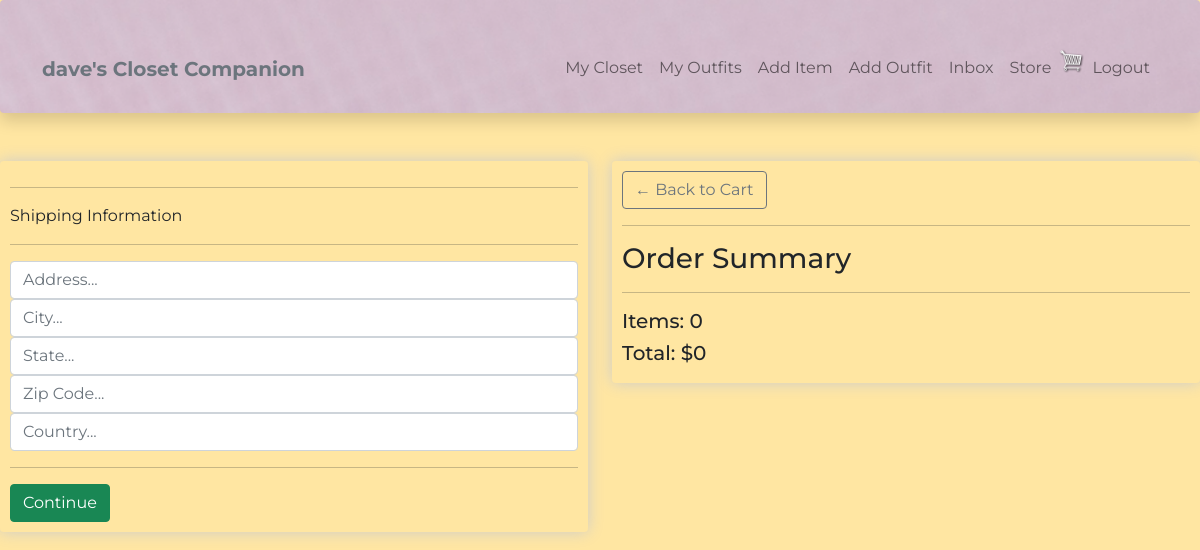
The app's page /store/checkout/ (signed in), older data.
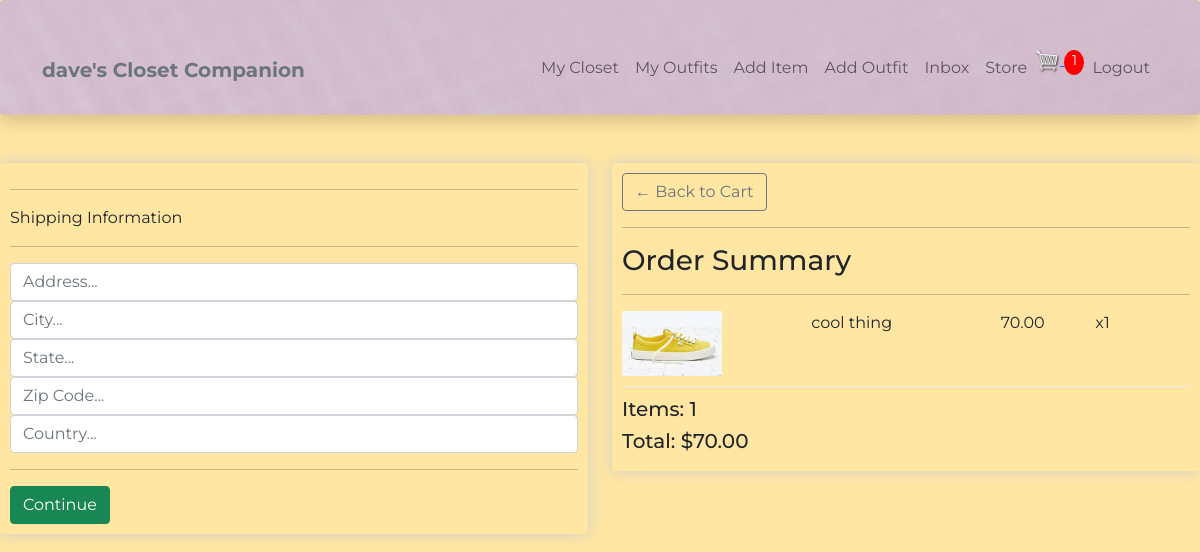
The same page, newer data.
### store/models.py (models this page shows, shortened)
class Order(models.Model):
    customer = models.ForeignKey(Profile, on_delete=models.CASCADE, null=True, blank=True)
    date_ordered = models.DateTimeField(auto_now_add=True)
    complete = models.BooleanField(default=False)
    transaction_id = models.CharField(max_length=100, null=True)
    @property
    def get_cart_total(self):
        orderitems = self.orderitem_set.all()
        total = sum([item.get_total for item in orderitems])
        return total
    @property
    def get_cart_items(self):
        orderitems = self.orderitem_set.all()
        total = sum([item.quantity for item in orderitems])
        return total

class OrderItem(models.Model):
    item = models.ForeignKey(Item, on_delete = models.SET_NULL, null=True)
    order = models.ForeignKey(Order, on_delete=models.SET_NULL, null=True)
    quantity = models.IntegerField(default=0, null=True, blank=True)
    date_added = models.DateTimeField(auto_now_add=True)
    @property
    def get_total(self):
        total = self.item.price * self.quantity
        return total

### wardrobe/models.py (models this page shows, shortened)
class Item(models.Model):
    top = 'top'
    bottom = 'bottom'
    dress = 'dress'
    shoe = 'shoe'
    outerwear = 'outerwear'
    handbag = 'handbag'
    other = 'other'
    item_type = [
        (top, 'top'),
        (bottom, 'bottom'),
        (dress, 'dress'),
        (shoe, 'shoe'),
        (outerwear, 'outerwear'),
        (handbag, 'handbag'),
        (other, 'other'),
    ]
    owner = models.ForeignKey(Profile, null=True, blank=True, on_delete=models.CASCADE)
    name = models.CharField(max_length=100)
    description = models.TextField(max_length=300, blank=True, null=True)
    type = models.CharField(max_length=100, choices = item_type, default=shoe)
    image = ResizedImageField(size=[200, 200], upload_to="images")
    sell = models.BooleanField(default=False)
    price = models.DecimalField(max_digits=7, decimal_places=2, blank=True, null=True)
    tags = models.ManyToManyField('Tag', blank=True)
    created = models.DateTimeField(auto_now_add=True)
    id = models.UUIDField(default=uuid.uuid4, unique=True, primary_key=True, editable=False)
    @property
    def imageURL(self):
        try:
            url = self.image.url
        except:
            url = ''
        return url

### store/views.py (the view)
# urls.py: path('checkout/', views.checkout, name="checkout"),
@login_required(login_url="login")
def checkout(request):
    data = cartData(request)
    cartItems = data['cartItems']
    order = data['order']
    orderItems = data['orderItems']
    context = {'orderItems': orderItems, 'order': order, 'cartItems': cartItems}
    return render(request, 'store/checkout.html', context)

### store/utils.py (called while the page is built)
def cartData(request):
	if request.user.is_authenticated:
		customer = request.user.profile
		order, created = Order.objects.get_or_create(customer=customer, complete=False)
		orderItems = order.orderitem_set.all()
		cartItems = order.get_cart_items
	else:
		return redirect('login')
	return {'cartItems': cartItems ,'order': order, 'orderItems': orderItems}

### store/templates/store/checkout.html (shortened to what this page needs)
{% extends 'main.html'%}
{% load static %}
{% block content %}
<div class="row">
    <div class="col-lg-6">
        <div class="box-element" id="form-wrapper">
            <form id="form">
                <div id="shipping-info">
                    <hr>
                    <p>Shipping Information</p>
                    <hr>
                    <div class="form-field">
                        <input type="text" class="form-control" name="address" placeholder="Address...">
                    </div>
                    <div class="form-field">
                        <input type="text" class="form-control" name="city" placeholder="City...">
                    </div>
                    <div class="form-field">
                        <input type="text" class="form-control" name="state" placeholder="State...">
                    </div>
                    <div class="form-field">
                        <input type="text" class="form-control" name="zipcode" placeholder="Zip Code...">
                    </div>
                    <div class="form-field">
                        <input type="text" class="form-control" name="country" placeholder="Country...">
                    </div>
                </div>
                <hr>
                <input id="form-button" value="Continue" type="submit" class="btn btn-success btn-block">
            </form>
        </div>
        <br>
    </div>
    <div class="col-lg-6">
        <div class="box-element">
            <a href="{% url 'cart' %}" class="btn btn-outline-secondary">&#x2190; Back to Cart</a>
            <hr>
            <h3>Order Summary</h3>
            <hr>
            {% for orderItem in orderItems %}
            <div class="cart-row">
                <div style="flex:2"><img class="row-image" src="{{orderItem.item.imageURL}}"></div>
                <div style="flex:2">{{orderItem.item.name}}</div>
                <div style="flex:1">{{orderItem.item.price|floatformat:2}}</div>
                <div style="flex:1"><p>x{{orderItem.quantity}}</p></div>
            </div>
            {% endfor %}
            <h5>Items: {{order.get_cart_items}}</h5>
            <h5>Total: ${{order.get_cart_total}}</h5>
        </div>
    </div>
</div>
{% endblock %}

### templates/navbar.html (shortened to what this page needs)
{% load static %}
<nav class="navbar navbar-expand-lg navbar-light pt-5 pb-4 shadow p-3 mb-5 bg-body rounded texture">
    <div class="container-lg">
        <a class="navbar-brand" href="/">
        {% if request.user.is_authenticated %}
        <span class="text-secondary fw-bold">
            {{request.user.profile.username}}'s Closet Companion
        </span>
        </a>
        {% else %}
        <a class="navbar-brand" href="/">
        <span class="text-secondary fw-bold">
            Closet Companion
        </span>
        </a>
        {% endif %}
        <div class="collapse navbar-collapse justify-content-end align-center" id="main-nav">
        {% if request.user.is_authenticated %}
        <ul class="navbar-nav">
            <li class="nav-item">
            <a class="nav-link" href="{% url 'items' %}">My Closet</a></span>
            </li>
            <li class="nav-item">
            <a class="nav-link" href="{% url 'outfits' %}">My Outfits</a></span>
            </li>
            <li class="nav-item d-none d-md-inline">
            <a class="nav-link" href="{% url 'create-item' %}">Add Item</a>
            </li>
            <li class="nav-item d-none d-md-inline">
            <a class="nav-link" href="{% url 'create-outfit' %}">Add Outfit</a>
            </li>
            <li class="nav-item">
            <a class="nav-link" href="{% url 'inbox' %}">Inbox</a>
            </li>
            <li class="nav-item d-none d-md-inline">
            <a class="nav-link" href="{% url 'store' %}">Store</a>
            </li>
            <div>
                <a href="{% url 'cart' %}">
                <img class="menu-icon" width="30px" id='cart-icon' src="{% static 'images/cart.png' %}" alt="">
                </a>
                {% if cartItems %}
                <p id="cart-total">{{cartItems}}</p>
                {% else %}
                <p></p>
                {% endif %}
            </div>
            <li class="nav-item">
            <a class="nav-link" href="{% url 'logout' %}">Logout</a>
            </li>
        </ul>
        {% endif %}
        </div>
    </div>
</nav>

Row changes from the older to the newer data that the page shows:
added OrderItem: item.imageURL (picture), item.name "cool thing", item.price "70.00", quantity "1"
computed for Order: get_cart_items "0" → "1"; get_cart_total "0" → "70.00"
Text that changed along with them:
{{ cartItems }}: (not shown) → "1"
